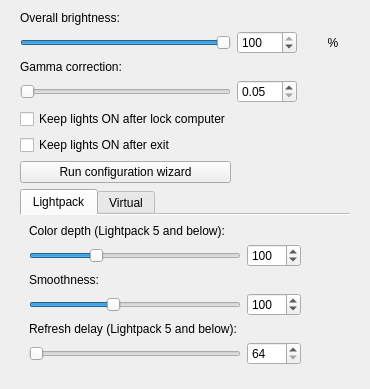
      <widget class="QWidget" name="tabDeviceOptions">
       <property name="sizePolicy">
        <sizepolicy hsizetype="Fixed" vsizetype="Preferred">
         <horstretch>0</horstretch>
         <verstretch>0</verstretch>
        </sizepolicy>
       </property>
       <property name="styleSheet">
        <string notr="true">QComboBox {margin-bottom:0.4em; padding-left: 0.3em}</string>
       </property>
       <attribute name="title">
        <string>Device</string>
       </attribute>
       <layout class="QGridLayout" name="gridLayout_12">
        <property name="leftMargin">
         <number>20</number>
        </property>
        <property name="rightMargin">
         <number>20</number>
        </property>
        <item row="12" column="0">
         <widget class="QPushButton" name="pbRunConfigurationWizard">
          <property name="text">
           <string>Run configuration wizard</string>
          </property>
         </widget>
        </item>
        <item row="11" column="0">
         <widget class="QCheckBox" name="checkBox_KeepLightsOnAfterExit">
          <property name="sizePolicy">
           <sizepolicy hsizetype="Fixed" vsizetype="Fixed">
            <horstretch>0</horstretch>
            <verstretch>0</verstretch>
           </sizepolicy>
          </property>
          <property name="minimumSize">
           <size>
            <width>0</width>
            <height>0</height>
           </size>
          </property>
          <property name="text">
           <string>Keep lights ON after exit</string>
          </property>
         </widget>
        </item>
        <item row="1" column="0">
         <widget class="QLabel" name="label_5">
          <property name="sizePolicy">
           <sizepolicy hsizetype="Preferred" vsizetype="Fixed">
            <horstretch>0</horstretch>
            <verstretch>0</verstretch>
           </sizepolicy>
          </property>
          <property name="text">
           <string>Overall brightness:</string>
          </property>
         </widget>
        </item>
        <item row="2" column="1">
         <widget class="QSpinBox" name="spinBox_DeviceBrightness">
          <property name="sizePolicy">
           <sizepolicy hsizetype="Fixed" vsizetype="Fixed">
            <horstretch>0</horstretch>
            <verstretch>0</verstretch>
           </sizepolicy>
          </property>
          <property name="minimumSize">
           <size>
            <width>60</width>
            <height>0</height>
           </size>
          </property>
          <property name="maximumSize">
           <size>
            <width>50</width>
            <height>16777215</height>
           </size>
          </property>
          <property name="minimum">
           <number>0</number>
          </property>
          <property name="maximum">
           <number>100</number>
          </property>
          <property name="value">
           <number>100</number>
          </property>
         </widget>
        </item>
        <item row="4" column="2">
         <widget class="QPushButton" name="pushButton_GammaCorrectionHelp">
          <property name="sizePolicy">
           <sizepolicy hsizetype="Fixed" vsizetype="Fixed">
            <horstretch>0</horstretch>
            <verstretch>0</verstretch>
           </sizepolicy>
          </property>
          <property name="styleSheet">
           <string notr="true">margin:0px;</string>
          </property>
          <property name="text">
           <string/>
          </property>
          <property name="icon">
           <iconset resource="../res/LightpackResources.qrc">
            <normaloff>:/icons/help.png</normaloff>:/icons/help.png</iconset>
          </property>
          <property name="flat">
           <bool>true</bool>
          </property>
         </widget>
        </item>
        <item row="2" column="2">
         <widget class="QLabel" name="label_15">
          <property name="styleSheet">
           <string notr="true">margin:0px;</string>
          </property>
          <property name="text">
           <string>%</string>
          </property>
          <property name="alignment">
           <set>Qt::AlignCenter</set>
          </property>
         </widget>
        </item>
        <item row="4" column="0">
         <widget class="QSlider" name="horizontalSlider_GammaCorrection">
          <property name="sizePolicy">
           <sizepolicy hsizetype="Expanding" vsizetype="Fixed">
            <horstretch>0</horstretch>
            <verstretch>0</verstretch>
           </sizepolicy>
          </property>
          <property name="whatsThis">
           <string>&lt;h4&gt;Gamma correction&lt;/h4&gt; It controls the level of saturation. The effect is clearly detectable in a video in screen grabbing mode&lt;br/&gt;Recommended value: 2.00</string>
          </property>
          <property name="minimum">
           <number>5</number>
          </property>
          <property name="maximum">
           <number>1000</number>
          </property>
          <property name="singleStep">
           <number>5</number>
          </property>
          <property name="orientation">
           <enum>Qt::Horizontal</enum>
          </property>
          <property name="tickPosition">
           <enum>QSlider::NoTicks</enum>
          </property>
          <property name="tickInterval">
           <number>100</number>
          </property>
         </widget>
        </item>
        <item row="2" column="0">
         <widget class="QSlider" name="horizontalSlider_DeviceBrightness">
          <property name="minimum">
           <number>0</number>
          </property>
          <property name="maximum">
           <number>100</number>
          </property>
          <property name="pageStep">
           <number>1</number>
          </property>
          <property name="value">
           <number>100</number>
          </property>
          <property name="orientation">
           <enum>Qt::Horizontal</enum>
          </property>
         </widget>
        </item>
        <item row="4" column="1">
         <widget class="QDoubleSpinBox" name="doubleSpinBox_DeviceGamma">
          <property name="sizePolicy">
           <sizepolicy hsizetype="Fixed" vsizetype="Fixed">
            <horstretch>0</horstretch>
            <verstretch>0</verstretch>
           </sizepolicy>
          </property>
          <property name="minimumSize">
           <size>
            <width>50</width>
            <height>0</height>
           </size>
          </property>
          <property name="maximumSize">
           <size>
            <width>60</width>
            <height>16777215</height>
           </size>
          </property>
          <property name="minimum">
           <double>0.050000000000000</double>
          </property>
          <property name="maximum">
           <double>10.000000000000000</double>
          </property>
          <property name="singleStep">
           <double>0.050000000000000</double>
          </property>
          <property name="value">
           <double>0.050000000000000</double>
          </property>
         </widget>
        </item>
        <item row="5" column="0">
         <widget class="QCheckBox" name="checkBox_KeepLightsOnAfterLockComputer">
          <property name="text">
           <string>Keep lights ON after lock computer</string>
          </property>
         </widget>
        </item>
        <item row="3" column="0">
         <widget class="QLabel" name="label_GammaCorrection">
          <property name="sizePolicy">
           <sizepolicy hsizetype="Preferred" vsizetype="Fixed">
            <horstretch>0</horstretch>
            <verstretch>0</verstretch>
           </sizepolicy>
          </property>
          <property name="text">
           <string>Gamma correction:</string>
          </property>
         </widget>
        </item>
        <item row="13" column="0" colspan="3">
         <widget class="QTabWidget" name="tabDevices">
          <property name="sizePolicy">
           <sizepolicy hsizetype="Expanding" vsizetype="Fixed">
            <horstretch>0</horstretch>
            <verstretch>0</verstretch>
           </sizepolicy>
          </property>
          <property name="minimumSize">
           <size>
            <width>0</width>
            <height>100</height>
           </size>
          </property>
          <property name="currentIndex">
           <number>0</number>
          </property>
          <property name="documentMode">
           <bool>true</bool>
          </property>
          <widget class="QWidget" name="tabDeviceLightpack">
           <property name="sizePolicy">
            <sizepolicy hsizetype="Preferred" vsizetype="Fixed">
             <horstretch>0</horstretch>
             <verstretch>0</verstretch>
            </sizepolicy>
           </property>
           <property name="minimumSize">
            <size>
             <width>0</width>
             <height>50</height>
            </size>
           </property>
           <attribute name="title">
            <string>Lightpack</string>
           </attribute>
           <layout class="QGridLayout" name="gridLayout_13">
            <item row="4" column="0">
             <widget class="QLabel" name="label_9">
              <property name="sizePolicy">
               <sizepolicy hsizetype="Preferred" vsizetype="Fixed">
                <horstretch>0</horstretch>
                <verstretch>0</verstretch>
               </sizepolicy>
              </property>
              <property name="text">
               <string>Smoothness:</string>
              </property>
             </widget>
            </item>
            <item row="7" column="0">
             <widget class="QSlider" name="horizontalSlider_DeviceRefreshDelay">
              <property name="whatsThis">
               <string>&lt;h4&gt;Refresh delay&lt;/h4&gt; This setting’s values are inversely proportional to the PWM’s frequency. It's affects to performance.</string>
              </property>
              <property name="minimum">
               <number>64</number>
              </property>
              <property name="maximum">
               <number>1023</number>
              </property>
              <property name="pageStep">
               <number>1</number>
              </property>
              <property name="value">
               <number>64</number>
              </property>
              <property name="orientation">
               <enum>Qt::Horizontal</enum>
              </property>
             </widget>
            </item>
            <item row="3" column="1">
             <widget class="QSpinBox" name="spinBox_DeviceColorDepth">
              <property name="sizePolicy">
               <sizepolicy hsizetype="Fixed" vsizetype="Fixed">
                <horstretch>0</horstretch>
                <verstretch>0</verstretch>
               </sizepolicy>
              </property>
              <property name="minimumSize">
               <size>
                <width>50</width>
                <height>0</height>
               </size>
              </property>
              <property name="maximumSize">
               <size>
                <width>60</width>
                <height>16777215</height>
               </size>
              </property>
              <property name="minimum">
               <number>32</number>
              </property>
              <property name="maximum">
               <number>255</number>
              </property>
              <property name="value">
               <number>100</number>
              </property>
             </widget>
            </item>
            <item row="5" column="2">
             <widget class="QPushButton" name="pushButton_LightpackSmoothnessHelp">
              <property name="sizePolicy">
               <sizepolicy hsizetype="Fixed" vsizetype="Fixed">
                <horstretch>0</horstretch>
                <verstretch>0</verstretch>
               </sizepolicy>
              </property>
              <property name="styleSheet">
               <string notr="true">margin:0px;</string>
              </property>
              <property name="text">
               <string/>
              </property>
              <property name="icon">
               <iconset resource="../res/LightpackResources.qrc">
                <normaloff>:/icons/help.png</normaloff>:/icons/help.png</iconset>
              </property>
              <property name="flat">
               <bool>true</bool>
              </property>
             </widget>
            </item>
            <item row="6" column="0">
             <widget class="QLabel" name="label_DeviceRefreshDelay">
              <property name="sizePolicy">
               <sizepolicy hsizetype="Preferred" vsizetype="Fixed">
                <horstretch>0</horstretch>
                <verstretch>0</verstretch>
               </sizepolicy>
              </property>
              <property name="text">
               <string>Refresh delay (Lightpack 5 and below):</string>
              </property>
             </widget>
            </item>
            <item row="3" column="0">
             <widget class="QSlider" name="horizontalSlider_DeviceColorDepth">
              <property name="whatsThis">
               <string>&lt;h4&gt;Color depth&lt;/h4&gt; Number of colors per channel, one RGB LED uses 3 channels (value in power of 3).</string>
              </property>
              <property name="minimum">
               <number>32</number>
              </property>
              <property name="maximum">
               <number>255</number>
              </property>
              <property name="pageStep">
               <number>1</number>
              </property>
              <property name="value">
               <number>100</number>
              </property>
              <property name="orientation">
               <enum>Qt::Horizontal</enum>
              </property>
             </widget>
            </item>
            <item row="7" column="2">
             <widget class="QPushButton" name="pushButton_LightpackRefreshDelayHelp">
              <property name="sizePolicy">
               <sizepolicy hsizetype="Fixed" vsizetype="Fixed">
                <horstretch>0</horstretch>
                <verstretch>0</verstretch>
               </sizepolicy>
              </property>
              <property name="styleSheet">
               <string notr="true">margin:0px;</string>
              </property>
              <property name="text">
               <string/>
              </property>
              <property name="icon">
               <iconset resource="../res/LightpackResources.qrc">
                <normaloff>:/icons/help.png</normaloff>:/icons/help.png</iconset>
              </property>
              <property name="flat">
               <bool>true</bool>
              </property>
             </widget>
            </item>
            <item row="5" column="1">
             <widget class="QSpinBox" name="spinBox_DeviceSmooth">
              <property name="sizePolicy">
               <sizepolicy hsizetype="Fixed" vsizetype="Fixed">
                <horstretch>0</horstretch>
                <verstretch>0</verstretch>
               </sizepolicy>
              </property>
              <property name="minimumSize">
               <size>
                <width>50</width>
                <height>0</height>
               </size>
              </property>
              <property name="maximumSize">
               <size>
                <width>60</width>
                <height>16777215</height>
               </size>
              </property>
              <property name="minimum">
               <number>0</number>
              </property>
              <property name="maximum">
               <number>255</number>
              </property>
              <property name="value">
               <number>100</number>
              </property>
             </widget>
            </item>
            <item row="5" column="0">
             <widget class="QSlider" name="horizontalSlider_DeviceSmooth">
              <property name="whatsThis">
               <string>&lt;h4&gt;Smoothness&lt;/h4&gt; It defines how many steps will be color changed in</string>
              </property>
              <property name="minimum">
               <number>0</number>
              </property>
              <property name="maximum">
               <number>255</number>
              </property>
              <property name="pageStep">
               <number>1</number>
              </property>
              <property name="value">
               <number>100</number>
              </property>
              <property name="orientation">
               <enum>Qt::Horizontal</enum>
              </property>
             </widget>
            </item>
            <item row="3" column="2">
             <widget class="QPushButton" name="pushButton_LightpackColorDepthHelp">
              <property name="sizePolicy">
               <sizepolicy hsizetype="Fixed" vsizetype="Fixed">
                <horstretch>0</horstretch>
                <verstretch>0</verstretch>
               </sizepolicy>
              </property>
              <property name="styleSheet">
               <string notr="true">margin:0px;</string>
              </property>
              <property name="text">
               <string/>
              </property>
              <property name="icon">
               <iconset resource="../res/LightpackResources.qrc">
                <normaloff>:/icons/help.png</normaloff>:/icons/help.png</iconset>
              </property>
              <property name="flat">
               <bool>true</bool>
              </property>
             </widget>
            </item>
            <item row="2" column="0">
             <widget class="QLabel" name="label_DeviceColorDepth">
              <property name="sizePolicy">
               <sizepolicy hsizetype="Preferred" vsizetype="Fixed">
                <horstretch>0</horstretch>
                <verstretch>0</verstretch>
               </sizepolicy>
              </property>
              <property name="text">
               <string>Color depth (Lightpack 5 and below):</string>
              </property>
             </widget>
            </item>
            <item row="7" column="1">
             <widget class="QSpinBox" name="spinBox_DeviceRefreshDelay">
              <property name="sizePolicy">
               <sizepolicy hsizetype="Fixed" vsizetype="Fixed">
                <horstretch>0</horstretch>
                <verstretch>0</verstretch>
               </sizepolicy>
              </property>
              <property name="minimumSize">
               <size>
                <width>50</width>
                <height>0</height>
               </size>
              </property>
              <property name="maximumSize">
               <size>
                <width>60</width>
                <height>16777215</height>
               </size>
              </property>
              <property name="minimum">
               <number>64</number>
              </property>
              <property name="maximum">
               <number>1023</number>
              </property>
              <property name="value">
               <number>64</number>
              </property>
             </widget>
            </item>
           </layout>
          </widget>
          <widget class="QWidget" name="tabDeviceVirtual">
           <attribute name="title">
            <string>Virtual</string>
           </attribute>
           <layout class="QGridLayout" name="gridLayout_7">
            <property name="horizontalSpacing">
             <number>12</number>
            </property>
            <item row="1" column="0">
             <spacer name="verticalSpacer_15">
              <property name="orientation">
               <enum>Qt::Vertical</enum>
              </property>
              <property name="sizeHint" stdset="0">
               <size>
                <width>20</width>
                <height>40</height>
               </size>
              </property>
             </spacer>
            </item>
            <item row="0" column="0" colspan="2">
             <widget class="QFrame" name="frame_VirtualLeds">
              <property name="frameShape">
               <enum>QFrame::StyledPanel</enum>
              </property>
              <property name="frameShadow">
               <enum>QFrame::Raised</enum>
              </property>
              <layout class="QVBoxLayout" name="verticalLayout_7">
               <item>
                <layout class="QGridLayout" name="gridLayout_VirtualLeds"/>
               </item>
              </layout>
             </widget>
            </item>
           </layout>
          </widget>
         </widget>
        </item>
        <item row="12" column="1">
         <spacer name="horizontalSpacer_3">
          <property name="orientation">
           <enum>Qt::Horizontal</enum>
          </property>
          <property name="sizeHint" stdset="0">
           <size>
            <width>40</width>
            <height>20</height>
           </size>
          </property>
         </spacer>
        </item>
       </layout>
      </widget>
